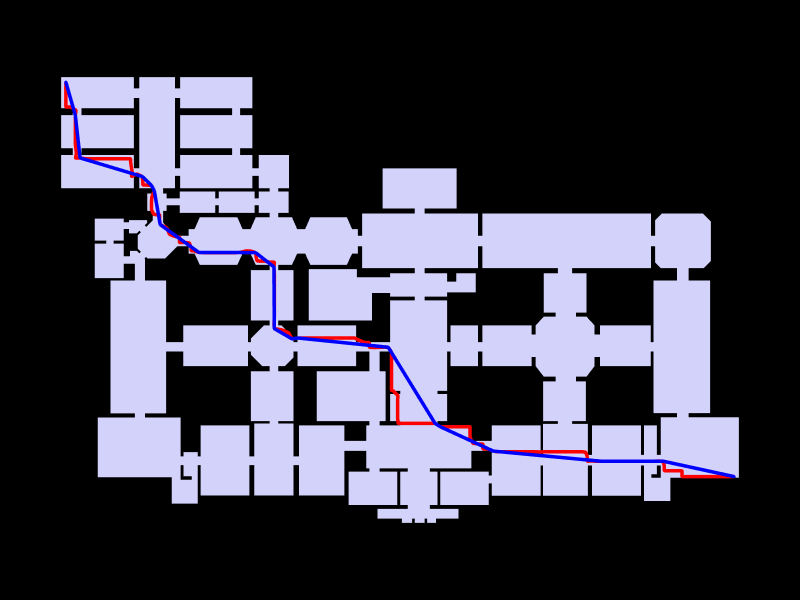

Notebook code cell kept with this figure:
### Code cell
Topology.Show(gallery, shortest_path, straight_path,
              camera=[0,0,6],
              faceColor=[210,210,250],
              faceOpacity=1,
              edgeColorKey="color",
              edgeWidthKey="width",
              backgroundColor="black",
              width=800,
              height=600,
              renderer=renderer)

### Figure 1 — Plotly figure (JSON) as saved in the notebook; plotly's stock layout.template omitted (floating-point values rounded to 4 significant figures; data arrays with more than 128 entries replaced by an {"elided": "..."} marker saying what was removed)
{"data": [{"customdata": {"elided": "552 str values"}, "hoverinfo": "text", "hovertemplate": {"elided": "552 str values"}, "hovertext": {"elided": "552 str values"}, "legendgroup": "1", "legendrank": 1, "marker": {"color": {"elided": "552 str values"}, "line": {"width": 0}, "opacity": 1, "size": {"elided": "552 float values"}, "sizemode": "diameter", "symbol": "circle"}, "mode": "markers", "name": "1: Untitled (Vertices)", "showlegend": false, "text": {"elided": "552 str values"}, "type": "scatter3d", "x": {"elided": "552 float values"}, "y": {"elided": "552 float values"}, "z": {"elided": "552 int values"}}, {"hoverinfo": "text", "hovertext": [], "legendgroup": "2", "legendrank": 2, "line": {"color": "#000000", "dash": "solid", "width": 1}, "marker": {"color": "#000000", "size": 0.25, "symbol": "circle"}, "mode": "markers+lines", "name": "1: Untitled (Edges)", "showlegend": false, "text": [], "type": "scatter3d", "x": {"elided": "1656 float values"}, "y": {"elided": "1656 float values"}, "z": {"elided": "1656 int values"}}, {"cmax": 1, "cmin": 0, "color": "#D2D2FA", "colorscale": [[0, "#440154"], [0.1111, "#482878"], [0.2222, "#3e4989"], [0.3333, "#31688e"], [0.4444, "#26828e"], [0.5556, "#1f9e89"], [0.6667, "#35b779"], [0.7778, "#6ece58"], [0.8889, "#b5de2b"], [1, "#fde725"]], "flatshading": true, "hoverinfo": "text", "hovertext": "", "i": {"elided": "582 int values"}, "j": {"elided": "582 int values"}, "k": {"elided": "582 int values"}, "legendgroup": "3", "legendrank": 3, "lighting": {"facenormalsepsilon": 0}, "name": "1: Untitled (Faces)", "opacity": 1, "showlegend": false, "showscale": false, "text": "", "type": "mesh3d", "x": {"elided": "552 float values"}, "y": {"elided": "552 float values"}, "z": {"elided": "552 int values"}}, {"customdata": {"elided": "226 str values"}, "hoverinfo": "text", "hovertemplate": {"elided": "226 str values"}, "hovertext": {"elided": "226 str values"}, "legendgroup": "5", "legendrank": 5, "marker": {"color": {"elided": "226 str values"}, "line": {"width": 0}, "opacity": 1, "size": {"elided": "226 float values"}, "sizemode": "diameter", "symbol": "circle"}, "mode": "markers", "name": "2: Untitled (Vertices)", "showlegend": false, "text": {"elided": "226 str values"}, "type": "scatter3d", "x": {"elided": "226 float values"}, "y": {"elided": "226 float values"}, "z": {"elided": "226 int values"}}, {"hoverinfo": "text", "hovertext": [], "legendgroup": "6", "legendrank": 6, "line": {"color": "#FF0000", "dash": "solid", "width": 7}, "marker": {"color": "#FF0000", "size": 1.75, "symbol": "circle"}, "mode": "markers+lines", "name": "2: Untitled (Edges)", "showlegend": false, "text": [], "type": "scatter3d", "x": {"elided": "675 float values"}, "y": {"elided": "675 float values"}, "z": {"elided": "675 int values"}}, {"customdata": ["", "", "", "", "", "", "", "", "", "", "", "", "", "", "", "", "", "", "", ""], "hoverinfo": "text", "hovertemplate": ["Click ", "Click ", "Click ", "Click ", "Click ", "Click ", "Click ", "Click ", "Click ", "Click ", "Click ", "Click ", "Click ", "Click ", "Click ", "Click ", "Click ", "Click ", "Click ", "Click "], "hovertext": ["", "", "", "", "", "", "", "", "", "", "", "", "", "", "", "", "", "", "", ""], "legendgroup": "9", "legendrank": 9, "marker": {"color": ["#000000", "#000000", "#000000", "#000000", "#000000", "#000000", "#000000", "#000000", "#000000", "#000000", "#000000", "#000000", "#000000", "#000000", "#000000", "#000000", "#000000", "#000000", "#000000", "#000000"], "line": {"width": 0}, "opacity": 1, "size": [2.8, 2.8, 2.8, 2.8, 2.8, 2.8, 2.8, 2.8, 2.8, 2.8, 2.8, 2.8, 2.8, 2.8, 2.8, 2.8, 2.8, 2.8, 2.8, 2.8], "sizemode": "diameter", "symbol": "circle"}, "mode": "markers", "name": "3: Untitled (Vertices)", "showlegend": false, "text": ["", "", "", "", "", "", "", "", "", "", "", "", "", "", "", "", "", "", "", ""], "type": "scatter3d", "x": [-102.8, -99.83, -98.33, -78.63, -75.7, -74.82, -72.97, -60.73, -42.79, -36.96, -36.85, -31.27, -29.33, -0.8031, 14.01, 15.67, 32.47, 66.67, 86.19, 108.7], "y": [75.25, 64.75, 51.25, 45.36, 42.51, 40.75, 30.16, 21.33, 21.29, 16.75, -2.766, -6.012, -5.746, -8.67, -32.75, -33.82, -41.54, -44.75, -44.73, -49.6], "z": [0, 0, 0, 0, 0, 0, 0, 0, 0, 0, 0, 0, 0, 0, 0, 0, 0, 0, 0, 0]}, {"hoverinfo": "text", "hovertext": [], "legendgroup": "10", "legendrank": 10, "line": {"color": "#0000FF", "dash": "solid", "width": 7}, "marker": {"color": "#0000FF", "size": 1.75, "symbol": "circle"}, "mode": "markers+lines", "name": "3: Untitled (Edges)", "showlegend": false, "text": [], "type": "scatter3d", "x": [-102.8, -99.83, null, -99.83, -98.33, null, -98.33, -78.63, null, -78.63, -75.7, null, -75.7, -74.82, null, -74.82, -72.97, null, -72.97, -60.73, null, -60.73, -42.79, null, -42.79, -36.96, null, -36.96, -36.85, null, -36.85, -31.27, null, -31.27, -29.33, null, -29.33, -0.8031, null, -0.8031, 14.01, null, 14.01, 15.67, null, 15.67, 32.47, null, 32.47, 66.67, null, 66.67, 86.19, null, 86.19, 108.7, null], "y": [75.25, 64.75, null, 64.75, 51.25, null, 51.25, 45.36, null, 45.36, 42.51, null, 42.51, 40.75, null, 40.75, 30.16, null, 30.16, 21.33, null, 21.33, 21.29, null, 21.29, 16.75, null, 16.75, -2.766, null, -2.766, -6.012, null, -6.012, -5.746, null, -5.746, -8.67, null, -8.67, -32.75, null, -32.75, -33.82, null, -33.82, -41.54, null, -41.54, -44.75, null, -44.75, -44.73, null, -44.73, -49.6, null], "z": [0, 0, null, 0, 0, null, 0, 0, null, 0, 0, null, 0, 0, null, 0, 0, null, 0, 0, null, 0, 0, null, 0, 0, null, 0, 0, null, 0, 0, null, 0, 0, null, 0, 0, null, 0, 0, null, 0, 0, null, 0, 0, null, 0, 0, null, 0, 0, null, 0, 0, null]}], "layout": {"autosize": true, "height": 600, "margin": {"b": 40, "l": 40, "r": 40, "t": 40}, "paper_bgcolor": "#000000", "plot_bgcolor": "#000000", "scene": {"aspectmode": "data", "camera": {"center": {"x": 0, "y": 0, "z": 0}, "eye": {"x": 0, "y": 0, "z": 6}, "projection": {"type": "perspective"}, "up": {"x": 0, "y": 1, "z": 0}}, "xaxis": {"visible": false}, "yaxis": {"visible": false}, "zaxis": {"visible": false}}, "showlegend": true, "width": 800, "xaxis": {"showgrid": false, "visible": false, "zeroline": false}, "yaxis": {"showgrid": false, "visible": false, "zeroline": false}}}
